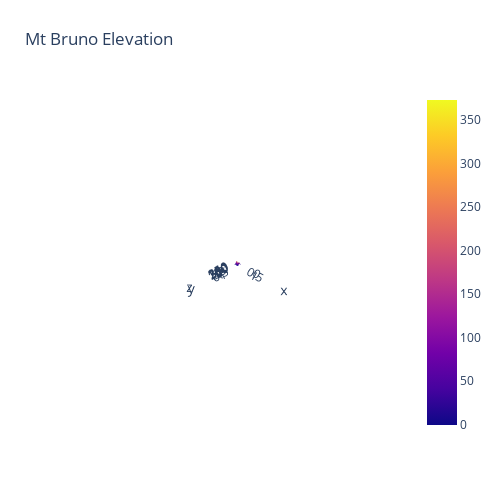

The notebook cell saved with this chart:
### Code cell
# Read data from a csv
z_data = pd.read_csv('https://raw.githubusercontent.com/plotly/datasets/master/api_docs/mt_bruno_elevation.csv')
z = z_data.values
sh_0, sh_1 = z.shape
x, y = np.linspace(0, 1, sh_0), np.linspace(0, 1, sh_1)
fig = go.Figure(data=[go.Surface(z=z, x=x, y=y)])
fig.update_layout(title='Mt Bruno Elevation', autosize=False,
                  width=500, height=500,
                  margin=dict(l=65, r=50, b=65, t=90))
fig.show()
fig.write_html('my_plot.html')

### Figure 1 — Plotly figure (JSON) as saved in the notebook; plotly's stock layout.template omitted (floating-point values rounded to 4 significant figures; data arrays with more than 128 entries replaced by an {"elided": "..."} marker saying what was removed)
{"data": [{"type": "surface", "x": [0, 0.04167, 0.08333, 0.125, 0.1667, 0.2083, 0.25, 0.2917, 0.3333, 0.375, 0.4167, 0.4583, 0.5, 0.5417, 0.5833, 0.625, 0.6667, 0.7083, 0.75, 0.7917, 0.8333, 0.875, 0.9167, 0.9583, 1], "y": [0, 0.04167, 0.08333, 0.125, 0.1667, 0.2083, 0.25, 0.2917, 0.3333, 0.375, 0.4167, 0.4583, 0.5, 0.5417, 0.5833, 0.625, 0.6667, 0.7083, 0.75, 0.7917, 0.8333, 0.875, 0.9167, 0.9583, 1], "z": {"elided": "25x25 float values"}}], "layout": {"autosize": false, "height": 500, "margin": {"b": 65, "l": 65, "r": 50, "t": 90}, "scene": {"aspectmode": "auto", "aspectratio": {"x": 1, "y": 1, "z": 1}, "camera": {"center": {"x": 0, "y": 0, "z": 0}, "eye": {"x": 50.9, "y": 50.9, "z": 50.9}, "projection": {"type": "perspective"}, "up": {"x": 0, "y": 0, "z": 1}}}, "title": {"text": "Mt Bruno Elevation"}, "width": 500}}
